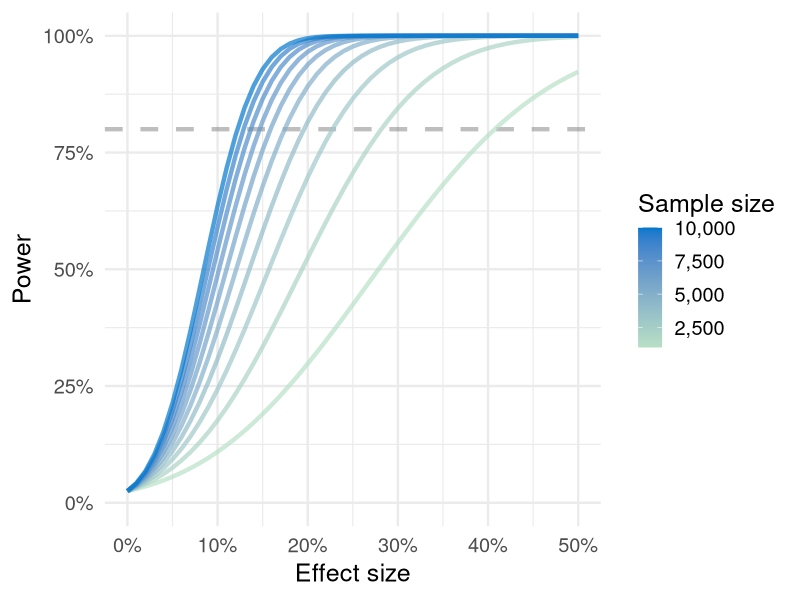

R code for this plot:
## ---- chunk 1
library(broom)
library(tidyverse)
## ---- chunk 2
input <- list(
  Baseline = 10,
  Power = 80,
  SignificanceLevel = 5
)
## ---- chunk 3
seq(1000, 1e4, by = 1000) %>%
  map_df(~ power.prop.test(p1 = input$Baseline / 100,
                           p2 = seq(input$Baseline / 100, input$Baseline * 1.5 / 100, by = 0.001),
                           n = .x,
                           power = NULL,
                           sig.level = input$SignificanceLevel / 100) %>%
         tidy()) %>%
  mutate(effect = (p2 / p1 - 1)) %>%
  ggplot(aes(effect, power, color = n, group = n)) +
  geom_hline(yintercept = input$Power / 100, linetype = 2, color = 'gray50', alpha = 0.5, size = 1.5) +
  geom_line(size = 1.5, alpha = 0.7) +
  theme_minimal(base_size = 18) +
  scale_y_continuous(labels = scales::percent_format(), limits = c(0, NA)) +
  scale_x_continuous(labels = scales::percent_format()) +
  scale_color_gradient(high = '#0077cc', low = '#b8e0c5', labels = scales::comma_format()) +
  labs(x = 'Effect size', y = 'Power', color = 'Sample size')
